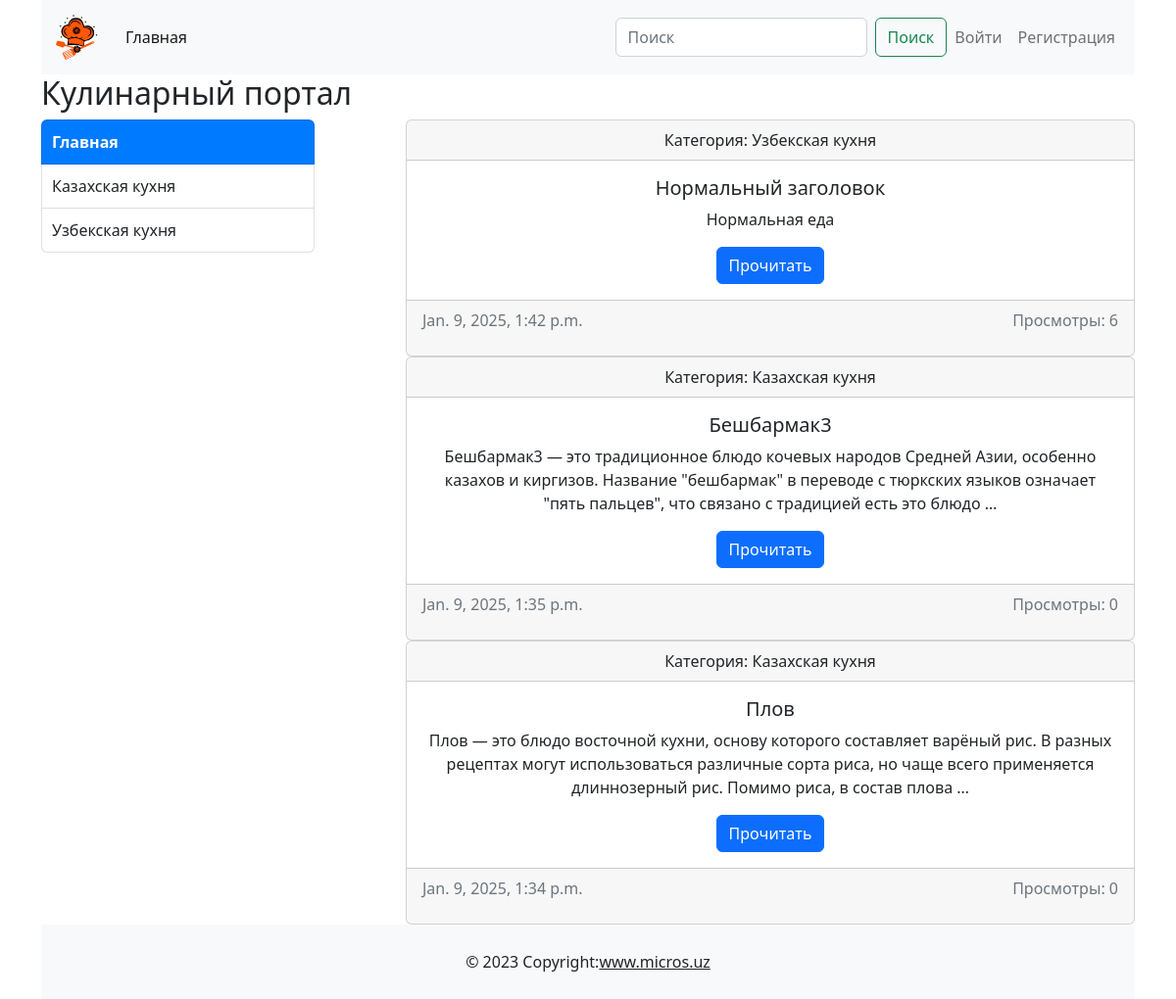
Before: / with the older database file.
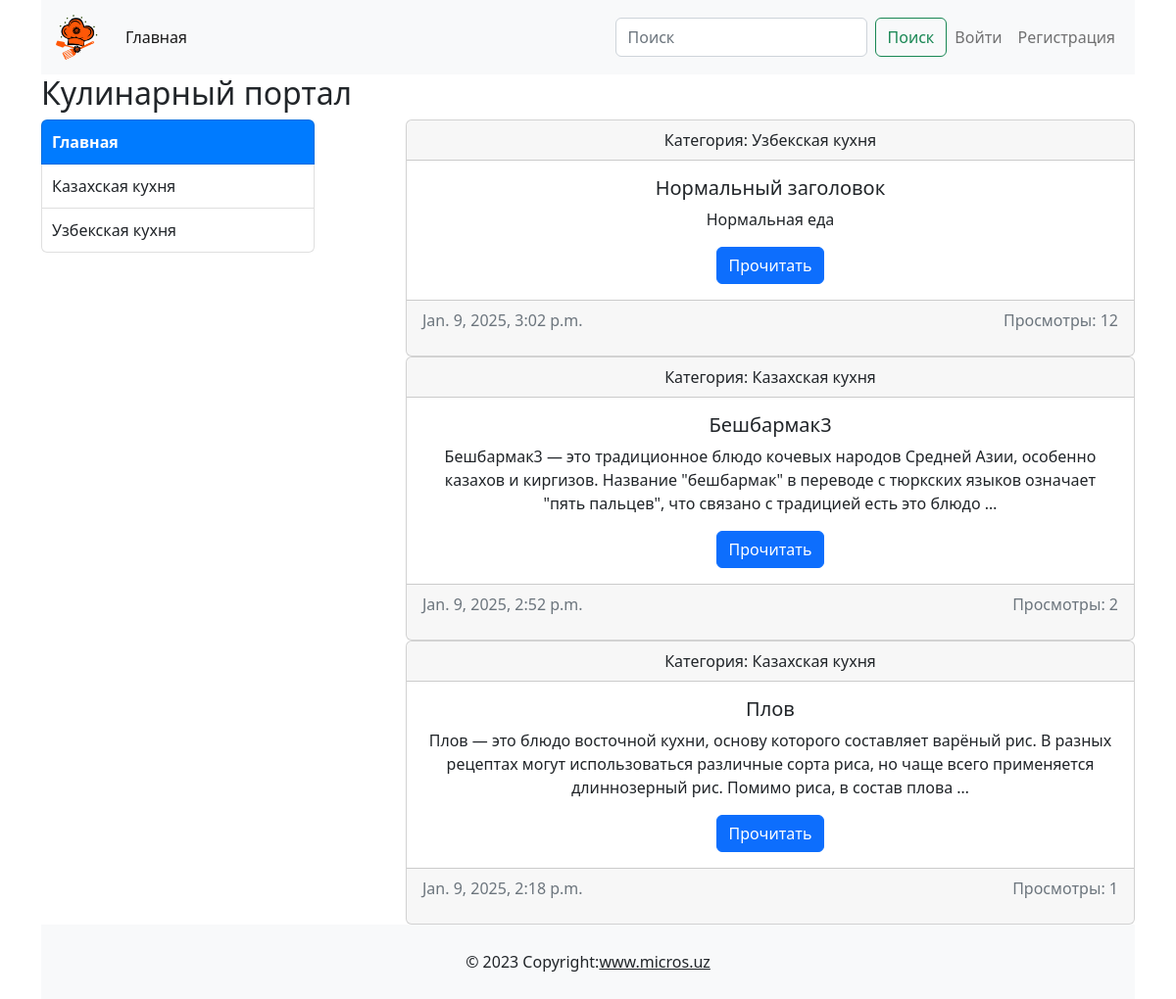
After: the same page with the newer database file.
### main/models.py (models this page shows, shortened)
class Post(models.Model):
    title = models.CharField(max_length=255, unique=True)
    slug = models.SlugField(max_length=255, unique=True)
    photo = models.ImageField(upload_to='photo/%y/%m/%d', blank=True, null=True)
    author = models.ForeignKey(CustomUser, on_delete=models.CASCADE, related_name='author_posts')
    category = models.ForeignKey('Category', on_delete=models.CASCADE, related_name='posts')
    content = models.TextField()
    created_at = models.DateTimeField(auto_now_add=True)
    updated_at = models.DateTimeField(auto_now=True)
    available = models.BooleanField(default=True)
    views = models.PositiveIntegerField(default=0)
    class Meta:
        ordering = ['-created_at']
        verbose_name = 'Post'
        verbose_name_plural = 'Posts'
    def get_absolute_url(self):
        return reverse("main:detail_page", kwargs={"post_slug": self.slug})

class Category(models.Model):
    name= models.CharField(max_length=100, unique=True)
    slug = models.SlugField(max_length=100, unique=True)
    def get_absolute_url(self):
        return reverse('main:category', kwargs={"category_slug": self.slug})

### main/views.py (the view)
# urls.py: path('', views.MainView.as_view(), name='index'),
class MainView(ListView):
    model = Post
    template_name = 'main/index.html'
    context_object_name = 'posts'
    extra_context = {'title': 'Home'}
    paginate_by = 3
    def get_queryset(self):
        queryset = Post.objects.filter(available=True)
        category_slug = self.kwargs.get('category_slug')
        if category_slug:
            category = get_object_or_404(Category, slug=category_slug)
            queryset = queryset.filter(category=category)
            self.extra_context['category'] = category
        else:
            self.extra_context['category'] = None
        return queryset
    def get_context_data(self, **kwargs):
        context = super().get_context_data(**kwargs)
        context.update({
            'categories': Category.objects.all(),
        })
        context.update(self.extra_context)
        return context

### main/templates/main/index.html (shortened to what this page needs)
{% extends "base.html" %}
{% load static %}
{% block content %}
            <h2>Кулинарный портал</h2>
            <div class="d-flex justify-content-between">
                <div class="col-3">
                    <ul class="list-group">
                        <li class="list-group-item {% if not category %}selected{% endif %}">
                            <a href="{% url 'main:index' %}">Главная</a>
                        </li>
                        {% for c in categories %}
                            <li class="list-group-item {% if c.slug == category.slug %}selected{% endif %}">
                                <a href="{{ c.get_absolute_url }}" class="list-group-item-action">{{ c.name }}</a>
                            </li>
                        {% endfor %}
                    </ul>
                </div>
                <div class="col-8">
                     {% for post in posts %}
                        <div class="card text-center"><div class="card-header">Категория: {{post.category.name}}</div>
                            <div class="card-body" onclick="incrementViews({{ post.id }})"><h5 class="card-title">{{ post.title }}</h5><p class="card-text">{{ post.content|truncatewords:30 }}</p><a href="{{ post.get_absolute_url }}" class="btn btn-primary">Прочитать</a></div>
                            <div class="card-footer d-flex text-muted justify-content-between">
                                <p>{{ post.updated_at }}</p>
                                <p>Просмотры: {{ post.views }}</p>
                            </div>
                        </div>
                     {% endfor %}
            </div>
{% endblock content %}

Changed rows visible on the page:
changed Post "Нормальный заголовок": updated_at "Jan. 9, 2025, 1:42 p.m." → "Jan. 9, 2025, 3:02 p.m."; views "6" → "12"
changed Post "Бешбармак3": updated_at "Jan. 9, 2025, 1:35 p.m." → "Jan. 9, 2025, 2:52 p.m."; views "0" → "2"
changed Post "Плов": updated_at "Jan. 9, 2025, 1:34 p.m." → "Jan. 9, 2025, 2:18 p.m."; views "0" → "1"
